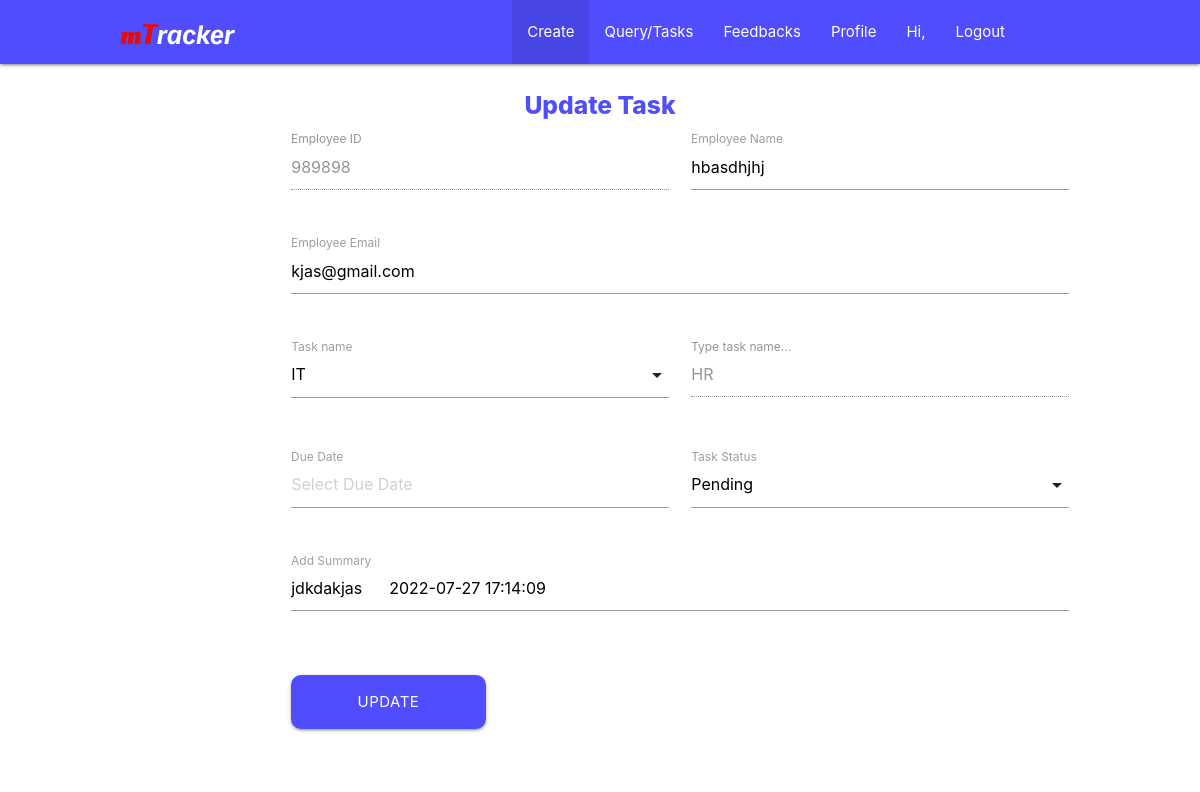
The app's page /search/updatetask/8 (signed in) with its own data.
### taskData/models.py (models this page shows)
class TaskData(models.Model):
    empid = models.TextField(max_length=20)
    empname = models.TextField(max_length=50)
    empemail = models.TextField(max_length=50)
    taskname = models.TextField(max_length=100)
    duedate = models.TextField(max_length=20)
    taskstatus = models.TextField(max_length=15)
    tasksummary = models.TextField(max_length=500)
    createdon = models.DateField()

### mtracker/views.py (the view, shortened to what this page needs)
# urls.py: path('search/updatetask/<int:id>', views.updateTask, name='updatetask'),
@login_required(login_url="/login")
def updateTask(request, id):
    getData = models.TaskData.objects.get(pk=id)
    return render(request, "updatetask.html", {'getData':getData})

### templates/updatetask.html (shortened to what this page needs)
{% extends "base.html" %}
{% block body %}
    <div class="update-task-container">
        <div class="row">
            <center>
                <h5 class="update-task-title">Update Task</h5>
            </center>
            <form class="col l12 s12 offset-m0 offset-l2" method="post">
                <div class="row">
                    <div class="input-field col l4 s12">
                        <input disabled placeholder="Type employee id..." id="emp-id" type="text" class="validate" name="emp-id"
                            value={{getData.empid}}>
                        <label for="emp-id">Employee ID</label>
                    </div>
                    <div class="input-field col l4 s12">
                        <input placeholder="Type employee name..." id="emp-name" type="text" class="validate" name="emp-name"
                            value={{getData.empname}}>
                        <label for="emp-name">Employee Name</label>
                    </div>
                </div>
                <div class="row">
                    <div class="input-field col l8 s12">
                        <input placeholder="Type employee email..." id="emp-email" type="text" class="validate" name="emp-email"
                    value={{getData.empemail}}>
                        <label for="emp-email">Employee Email</label>
                    </div>
                </div>
                <div class="row">
                    <div class="input-field col l3 s12">
                        <label>Task name</label>
                    </div>
                    <div class="input-field col l5 s12">
                        <textarea disabled id="task-name-manual" class="materialize-textarea">{{getData.taskname}}</textarea>
                        <label for="task-name-manual">Type task name...</label>
                    </div>
                </div>
                <div class="row">
                    <div class="input-field col l4 s12">
                        <label>Due Date</label>
                        <input placeholder="Select Due Date" type="text" class="datepicker" name="due-date" value={{getdata.duedate}}>
                    </div>
                    <div class="input-field col l4 s12">
                        <label>Task Status</label>
                    </div>
                </div>
                <div class="row all-summary">
                    <div class="input-field col l4 s12">
                        <textarea placeholder="Add new updates here..." id="input-summary"
                            class="materialize-textarea" name="task-summary">{{getData.tasksummary}}</textarea>
                        <label for="input-summary">Add Summary</label>
                    </div>
                </div>
                <div class="row">
                    <div class="input-field col s12">
                        <button type='submit' name='btn_update' id="task-update-btn"
                            class='col l3 m6 s12 btn btn-large waves-effect'>Update</button>
                    </div>
            </form>
        </div>
    </div>
{% endblock %}

### static/css/create-task_style.css (style rules this page uses)
body { overflow-x: hidden; }
.validate { padding: 2px 5px 2px 10px; font-size: 13px; }

### static/css/hr-profile_style.css (style rules this page uses)
body { overflow-x: hidden; }

### static/css/update-task_style.css (style rules this page uses)
body { overflow-x: hidden; }
.update-task-container { padding: 1% 10% 0% 10%; }
#task-update-btn { background: #504DFF; border-radius: 10px; }
.update-task-title { font-weight: 800; color: #504DFF; }

### static/css/search-display-task_style.css (style rules this page uses)
.input-field { margin-left: 0; }
.btn { border-radius: 10px; }

### records on screen
TaskData: emp-id "989898", emp-name "hbasdhjhj", emp-email "kjas@gmail.com", taskname "HR", task-summary "jdkdakjas 2022-07-27 17:14:09"
